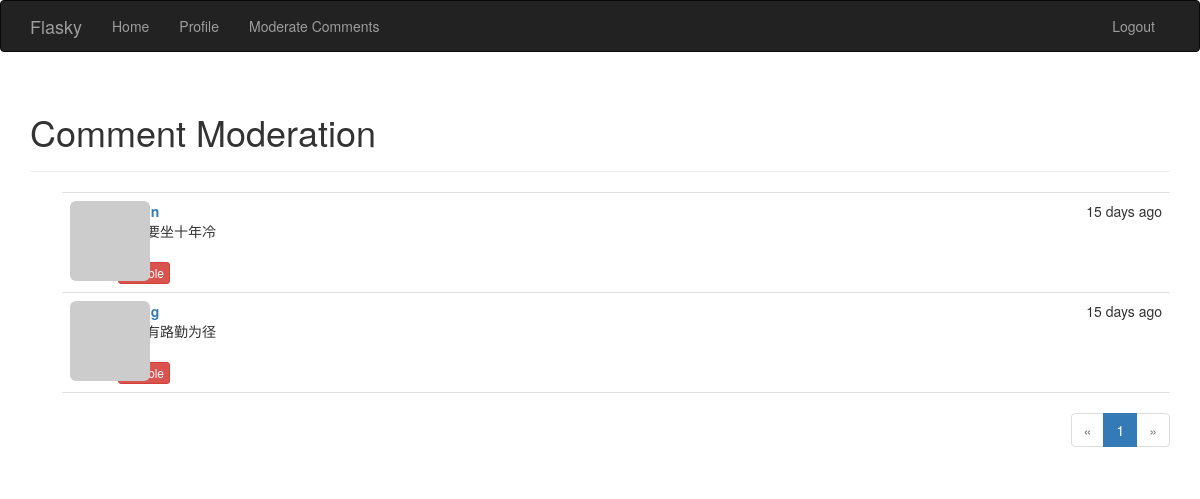
Screenshot of /moderate (signed in) with the database file from the repository.
### app/models.py (models this page shows, shortened)
class Comment(db.Model):
	__tablename__ = "comments"
	id = db.Column(db.Integer, primary_key=True)
	body = db.Column(db.Text)
	body_html = db.Column(db.Text)
	timestamp = db.Column(db.DateTime, index=True, default=datetime.utcnow)
	disabled = db.Column(db.Boolean)
	author_id = db.Column(db.Integer, db.ForeignKey('users.id'))
	post_id = db.Column(db.Integer, db.ForeignKey('posts.id'))

### app/main/views.py (the view)
@main.route('/moderate')
@login_required
@permission_required(Permission.MODERATE)
def moderate():
	page = request.args.get('page', 1, type=int)
	pagination = Comment.query.order_by(Comment.timestamp.desc()).paginate(
		page, per_page=current_app.config['FLASKY_COMMENTS_PER_PAGE'],
		error_out=False
	)
	comments = pagination.items
	return render_template('moderate.html', comments=comments,
						   pagination=pagination, page=page)

### app/auth/views.py (called while the page is built)
@auth.before_app_request
def before_request():
	if current_user.is_authenticated:
		current_user.ping()
		if not current_user.confirmed \
			and request.endpoint \
			and request.blueprint != 'auth' \
			and request.endpoint != 'static':
			return redirect(url_for('auth.unconfirmed'))

### app/main/__init__.py (called while the page is built)
@main.app_context_processor
def inject_permissions():
	return dict(Permission=Permission)

### app/models.py (called while the page is built)
@login_manager.user_loader
def load_user(user_id):
	return User.query.get(int(user_id))

	def has_permission(self, perm):
		return self.permissions & perm == perm

	def can(self, perm):
		return self.role is not None and self.role.has_permission(perm)

	def ping(self):
		self.last_seen = datetime.utcnow()
		db.session.add(self)
		db.session.commit()

	def gravatar_hash(self):
		return hashlib.md5(self.email.lower().encode('utf-8')).hexdigest()

	def gravatar(self, size=100, default='identicon', rating='g'):
		if request.is_secure:
			url = 'https://secure.gravatar.com/avatar'
		else:
			url = "http://www.gravatar.com/avatar"
		hash = self.avatar_hash or self.gravatar_hash()
		return '{url}/{hash}?s={size}&d={default}&r={rating}'.format(
			url=url, hash=hash, size=size, default=default, rating=rating
		)

### app/templates/moderate.html (shortened to what this page needs)
{% extends "base.html" %}
{% import "_macros.html" as macros %}
{% block page_content %}
<div class="page-header">
    <h1>Comment Moderation</h1>
</div>
{% set moderate = True %}
{% include '_comments.html' %}
{% if pagination %}
<div class="pagination">
    {{ macros.pagination_widget(pagination, '.moderate') }}
</div>
{% endif %}
{% endblock %}

### app/templates/_comments.html (shortened to what this page needs)
<ul class="comments">
    {% for comment in comments %}
    <li class="comment">
        <div class="comment-thumbnail">
            <a href="{{ url_for('.user', username=comment.author.username) }}">
                <img class="img-rounded profile-thumbnail" src="{{ comment.author.gravatar(size=40) }}">
            </a>
        </div>
        <div class="comment-content">
            <div class="comment-date">{{ moment(comment.timestamp).fromNow() }}</div>
            <div class="comment-author"><a href="{{ url_for('.user', username=comment.author.username) }}">{{ comment.author.username }}</a></div>
            <div class="comment-body">
                {% if moderate or not comment.disabled %}
                    {% if comment.body_html %}
                        {{ comment.body_html | safe }}
                    {% else %}
                        {{ comment.body }}
                    {% endif %}
                {% endif %}
            </div>
            {% if moderate %}
                <br>
                {% if comment.disabled %}
                <a class="btn btn-default btn-xs" href="{{ url_for('.moderate_enable', id=comment.id, page=page) }}">Enable</a>
                {% else %}
                <a class="btn btn-danger btn-xs" href="{{ url_for('.moderate_disable', id=comment.id, page=page) }}">Disable</a>
                {% endif %}
            {% endif %}
        </div>
    </li>
    {% endfor %}
</ul>

### app/static/styles.css (style rules this page uses)
.profile-thumbnail { position: absolute; }
ul.comments { list-style-type: none; padding: 0px; margin: 16px 0px 0px 0px; }
ul.comments li.comment { margin-left: 32px; padding: 8px; border-bottom: 1px solid #e0e0e0; }
ul.comments li.comment:nth-child(1) { border-top: 1px solid #e0e0e0; }
div.comment-date { float: right; }
div.comment-author { font-weight: bold; }
div.comment-thumbnail { position: absolute; }
div.comment-content { margin-left: 48px; min-height: 48px; }
div.pagination { width: 100%; text-align: right; padding: 0px; margin: 0px; }

### rows the page displays
Comment: timestamp "15 days ago", body_html "板凳要坐十年冷"
Comment: timestamp "15 days ago", body_html "书山有路勤为径"

### other values shown
{{ p }} "1"
